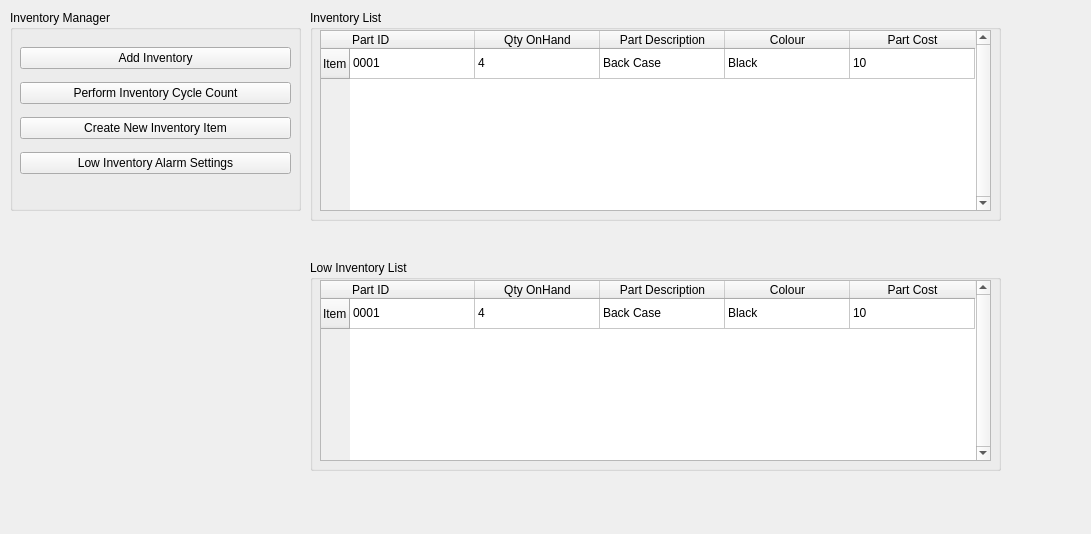
<?xml version="1.0" encoding="UTF-8"?>
<ui version="4.0">
 <class>InventoryManager</class>
 <widget class="QWidget" name="InventoryManager">
  <property name="geometry">
   <rect>
    <x>0</x>
    <y>0</y>
    <width>1091</width>
    <height>534</height>
   </rect>
  </property>
  <property name="windowTitle">
   <string>Inventory Manager</string>
  </property>
  <widget class="QGroupBox" name="groupBox">
   <property name="geometry">
    <rect>
     <x>10</x>
     <y>10</y>
     <width>291</width>
     <height>201</height>
    </rect>
   </property>
   <property name="title">
    <string>Inventory Manager</string>
   </property>
   <widget class="QWidget" name="verticalLayoutWidget">
    <property name="geometry">
     <rect>
      <x>10</x>
      <y>30</y>
      <width>271</width>
      <height>141</height>
     </rect>
    </property>
    <layout class="QVBoxLayout" name="verticalLayout">
     <item>
      <widget class="QPushButton" name="addInventory">
       <property name="text">
        <string>Add Inventory</string>
       </property>
       <property name="autoDefault">
        <bool>true</bool>
       </property>
      </widget>
     </item>
     <item>
      <widget class="QPushButton" name="performInvCycleCount">
       <property name="text">
        <string>Perform Inventory Cycle Count</string>
       </property>
      </widget>
     </item>
     <item>
      <widget class="QPushButton" name="createNewInventoryItem">
       <property name="text">
        <string>Create New Inventory Item</string>
       </property>
      </widget>
     </item>
     <item>
      <widget class="QPushButton" name="lowInvAlarmSettings">
       <property name="text">
        <string>Low Inventory Alarm Settings</string>
       </property>
      </widget>
     </item>
    </layout>
   </widget>
  </widget>
  <widget class="QGroupBox" name="groupBox_2">
   <property name="geometry">
    <rect>
     <x>310</x>
     <y>10</y>
     <width>691</width>
     <height>211</height>
    </rect>
   </property>
   <property name="title">
    <string>Inventory List</string>
   </property>
   <widget class="QTableWidget" name="tableWidget">
    <property name="geometry">
     <rect>
      <x>10</x>
      <y>20</y>
      <width>671</width>
      <height>181</height>
     </rect>
    </property>
    <property name="layoutDirection">
     <enum>Qt::LeftToRight</enum>
    </property>
    <property name="verticalScrollBarPolicy">
     <enum>Qt::ScrollBarAlwaysOn</enum>
    </property>
    <attribute name="horizontalHeaderDefaultSectionSize">
     <number>125</number>
    </attribute>
    <row>
     <property name="text">
      <string>Item</string>
     </property>
    </row>
    <column>
     <property name="text">
      <string>Part ID</string>
     </property>
     <property name="textAlignment">
      <set>AlignLeading|AlignVCenter</set>
     </property>
    </column>
    <column>
     <property name="text">
      <string>Qty OnHand</string>
     </property>
    </column>
    <column>
     <property name="text">
      <string>Part Description</string>
     </property>
    </column>
    <column>
     <property name="text">
      <string>Colour</string>
     </property>
    </column>
    <column>
     <property name="text">
      <string>Part Cost</string>
     </property>
    </column>
    <item row="0" column="0">
     <property name="text">
      <string>0001</string>
     </property>
     <property name="textAlignment">
      <set>AlignLeading|AlignVCenter</set>
     </property>
    </item>
    <item row="0" column="1">
     <property name="text">
      <string>4</string>
     </property>
    </item>
    <item row="0" column="2">
     <property name="text">
      <string>Back Case</string>
     </property>
    </item>
    <item row="0" column="3">
     <property name="text">
      <string>Black</string>
     </property>
    </item>
    <item row="0" column="4">
     <property name="text">
      <string>10</string>
     </property>
    </item>
   </widget>
  </widget>
  <widget class="QGroupBox" name="groupBox_3">
   <property name="geometry">
    <rect>
     <x>310</x>
     <y>260</y>
     <width>691</width>
     <height>211</height>
    </rect>
   </property>
   <property name="title">
    <string>Low Inventory List</string>
   </property>
   <widget class="QTableWidget" name="tableWidget_2">
    <property name="geometry">
     <rect>
      <x>10</x>
      <y>20</y>
      <width>671</width>
      <height>181</height>
     </rect>
    </property>
    <property name="layoutDirection">
     <enum>Qt::LeftToRight</enum>
    </property>
    <property name="verticalScrollBarPolicy">
     <enum>Qt::ScrollBarAlwaysOn</enum>
    </property>
    <attribute name="horizontalHeaderDefaultSectionSize">
     <number>125</number>
    </attribute>
    <row>
     <property name="text">
      <string>Item</string>
     </property>
    </row>
    <column>
     <property name="text">
      <string>Part ID</string>
     </property>
     <property name="textAlignment">
      <set>AlignLeading|AlignVCenter</set>
     </property>
    </column>
    <column>
     <property name="text">
      <string>Qty OnHand</string>
     </property>
    </column>
    <column>
     <property name="text">
      <string>Part Description</string>
     </property>
    </column>
    <column>
     <property name="text">
      <string>Colour</string>
     </property>
    </column>
    <column>
     <property name="text">
      <string>Part Cost</string>
     </property>
    </column>
    <item row="0" column="0">
     <property name="text">
      <string>0001</string>
     </property>
     <property name="textAlignment">
      <set>AlignLeading|AlignVCenter</set>
     </property>
    </item>
    <item row="0" column="1">
     <property name="text">
      <string>4</string>
     </property>
    </item>
    <item row="0" column="2">
     <property name="text">
      <string>Back Case</string>
     </property>
    </item>
    <item row="0" column="3">
     <property name="text">
      <string>Black</string>
     </property>
    </item>
    <item row="0" column="4">
     <property name="text">
      <string>10</string>
     </property>
    </item>
   </widget>
  </widget>
 </widget>
 <resources/>
 <connections/>
</ui>
